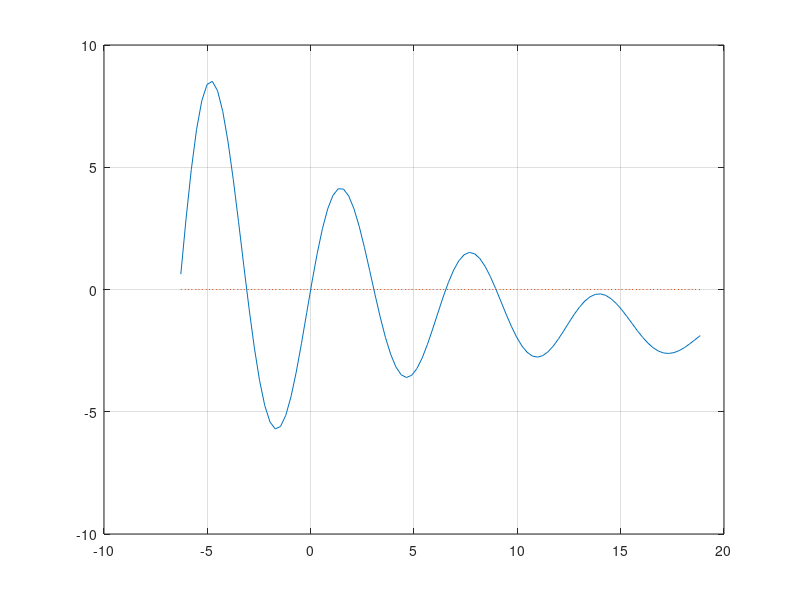

Write MATLAB code to recreate this figure. (Note: this script raises an error after producing the figure.)
a=-2.*pi, b=6.*pi;
m=100;
x=linspace(a,b,m);
f='5.*exp(1).^(-0.1.*x).*sin(x)-0.1.*x';
plot(x,eval(f),x,0*x,':');
grid on
z=ginput(1);
[zr,fr]=fzero(f,z(1))
hold on
plot(zr,fr,'r*',z(1),z(2),'g*')
